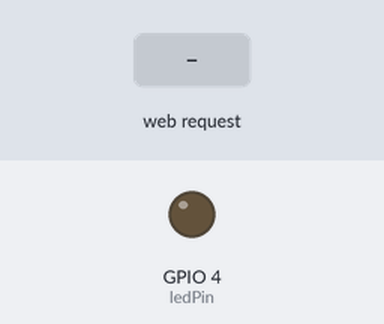
The program below on a simulated ESP32. On the bench: output pins drawn as LEDs (lit = HIGH). The inputs (shaded band) are chosen by the test bench. WiFi joins after 1.5 s; servers stay silent unless stated; what the program prints to the serial monitor is not drawn.

Above: at 2.7 s.
2.8 s: HTTP request GET /dim?value=1 received
At 3.7 s:
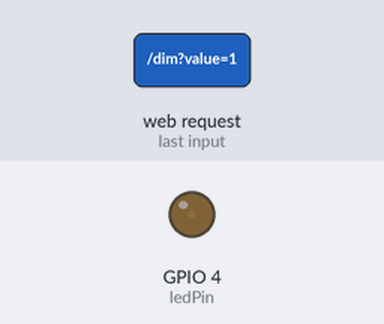
4.3 s: HTTP request GET /dim?value=120 received
At 4.9 s:
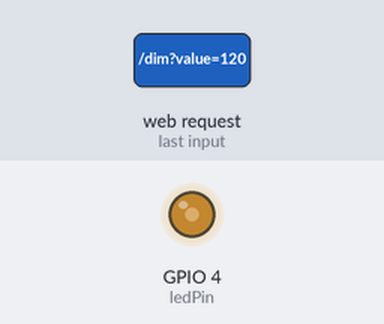
Timing chart, 0 to 7.3 s (numbered marks = the images above; inputs shaded):
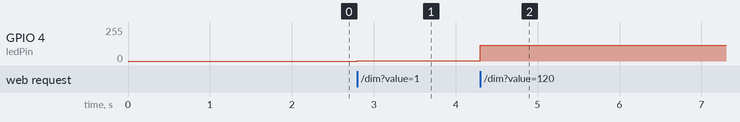

Measured:
- after the input at 2.8 s, GPIO 4 (ledPin): 0/255 → 1/255 at once
- after the input at 4.3 s, GPIO 4 (ledPin): 1/255 → 120/255 at once

The program:

main.cpp
```cpp
#include <Arduino.h>
#include <WiFi.h>
#include <WebServer.h>

// Replace with your network credentials
const char* ssid = "Redmi 13C";
const char* password = "A1b2C3d4E5";

// LED PWM Properties
const int ledPin = 4;       // GPIO pin for the LED
const int pwmChannel = 0;    // PWM channel (0-15)
const int freq = 5000;       // Frequency in Hz
const int resolution = 8;    // 8-bit resolution (0-255)

// Instantiate the web server on port 80
WebServer server(80);

// HTML page embedded using raw string literal stored in flash memory
const char index_html[] PROGMEM = R"rawliteral(
<!DOCTYPE html>
<html>
<head>
    <meta charset="UTF-8">
    <meta name="viewport" content="width=device-width, initial-scale=1.0">
    <title>ESP32 Dimmer Control</title>
    <style>
        body {
            font-family: 'Segoe UI', Tahoma, Geneva, Verdana, sans-serif;
            text-align: center;
            background-color: #121212;
            color: #ffffff;
            margin-top: 50px;
        }
        h2 { color: #00adb5; }
        .container {
            max-width: 400px;
            margin: 0 auto;
            padding: 20px;
            background: #1e1e1e;
            border-radius: 10px;
            box-shadow: 0 4px 10px rgba(0,0,0,0.5);
        }
        .slider {
            -webkit-appearance: none;
            width: 100%;
            height: 15px;
            border-radius: 5px;
            background: #393e46;
            outline: none;
            margin: 20px 0;
        }
        .slider::-webkit-slider-thumb {
            -webkit-appearance: none;
            appearance: none;
            width: 25px;
            height: 25px;
            border-radius: 50%;
            background: #00adb5;
            cursor: pointer;
            box-shadow: 0 0 10px #00adb5;
        }
        .value-display {
            font-size: 24px;
            font-weight: bold;
            color: #00adb5;
        }
    </style>
</head>
<body>
    <div class="container">
        <h2>LED Dimmer Server</h2>
        <p>Drag the slider to adjust LED brightness</p>

        <input type="range" min="0" max="255" value="0" class="slider" id="brightnessSlider" oninput="updateBrightness(this.value)">

        <div class="value-display">Value: <span id="sliderValue">0</span></div>
    </div>

    <script>
        function updateBrightness(val) {
            // Update the text on the screen instantly
            document.getElementById('sliderValue').innerText = val;

            // Send the brightness value to the ESP32 server endpoint
            fetch('/dim?value=' + val)
                .then(response => response.text())
                .then(data => console.log(data))
                .catch(err => console.error("Error setting brightness:", err));
        }
    </script>
</body>
</html>
)rawliteral";

void handleRoot() {
    server.send(200, "text/html", index_html);
}

void handleDim() {
    // Check if the query parameter "value" exists in the URL (e.g., /dim?value=150)
    if (server.hasArg("value")) {
        String brightnessStr = server.arg("value");
        int brightnessValue = brightnessStr.toInt();

        // Constrain value between 0 and 255 to prevent unexpected PWM issues
        brightnessValue = constrain(brightnessValue, 0, 255);

        // Write the PWM duty cycle to the channel
        ledcWrite(pwmChannel, brightnessValue);

        Serial.print("Brightness set to: ");
        Serial.println(brightnessValue);

        server.send(200, "text/plain", "OK");
    } else {
        server.send(400, "text/plain", "Bad Request: Missing value parameter");
    }
}

void handleNotFound() {
    server.send(404, "text/plain", "404: Not Found");
}

void setup() {
    Serial.begin(115200);

    // Configure ESP32 PWM functionalites
    ledcSetup(pwmChannel, freq, resolution);

    // Attach the internal/external LED GPIO pin to the PWM channel
    ledcAttachPin(ledPin, pwmChannel);
    ledcWrite(pwmChannel, 0); // Start turned off

    // Connect to Wi-Fi
    WiFi.begin(ssid, password);
    Serial.print("Connecting to Wi-Fi");
    while (WiFi.status() != WL_CONNECTED) {
        delay(500);
        Serial.print(".");
    }
    Serial.println("");
    Serial.print("Connected! IP Address: ");
    Serial.println(WiFi.localIP());

    // Setup routes
    server.on("/", handleRoot);
    server.on("/dim", handleDim); // Handles incoming /dim?value=X requests
    server.onNotFound(handleNotFound);

    server.begin();
    Serial.println("HTTP Dimmer server started");
}

void loop() {
    server.handleClient();
}
```
